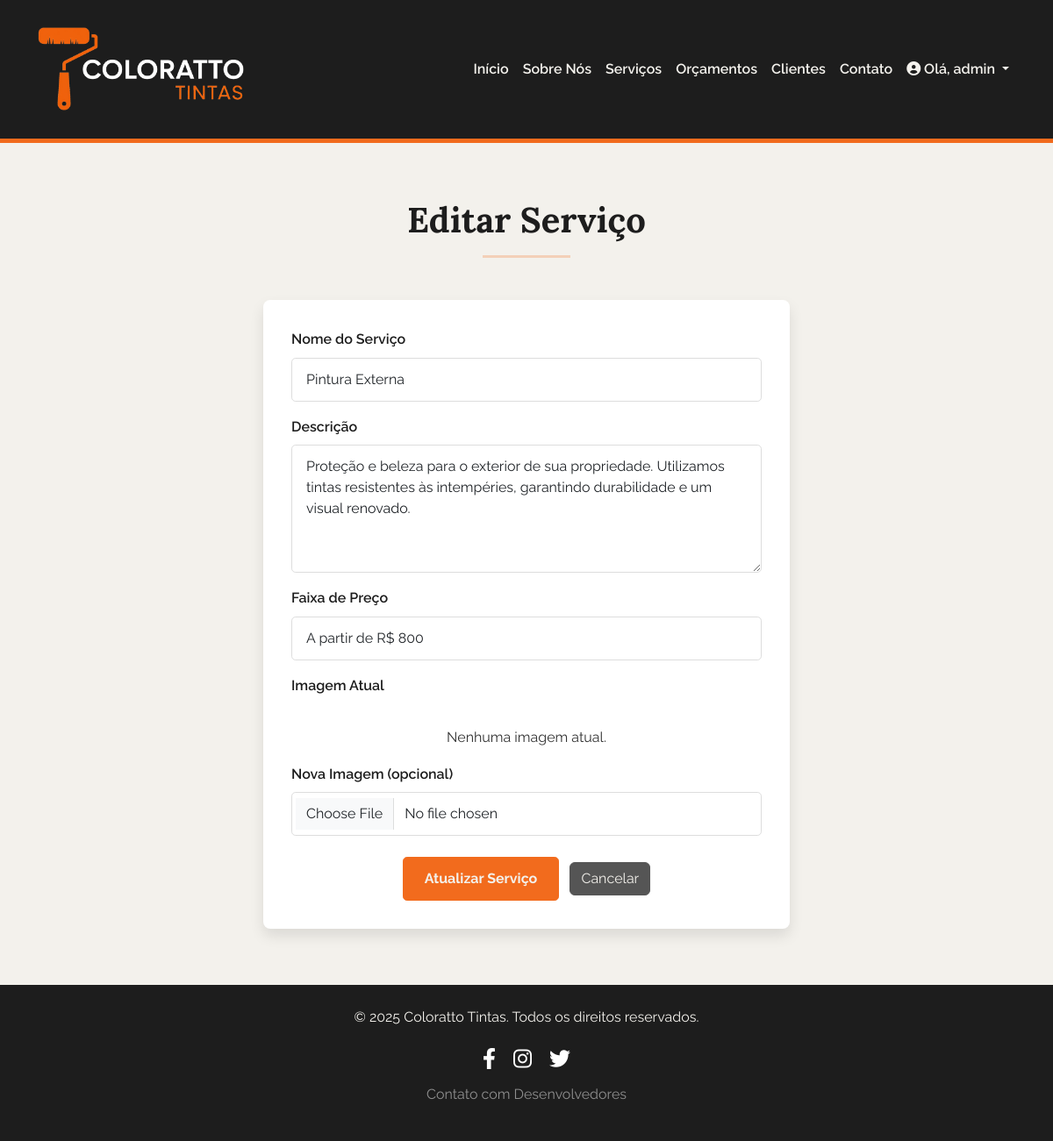
Screenshot of /admin/servicos_edit.php?id=2 (signed in) with the database file from the repository.
### tables this page shows
CREATE TABLE IF NOT EXISTS `services` (
  `id` INT(11) NOT NULL AUTO_INCREMENT,
  `name` VARCHAR(100) NOT NULL,
  `description` TEXT,
  `price_range` VARCHAR(50),
  `image_path` VARCHAR(255),
  `created_at` DATETIME NOT NULL DEFAULT CURRENT_TIMESTAMP,
  `updated_at` DATETIME NOT NULL DEFAULT CURRENT_TIMESTAMP ON UPDATE CURRENT_TIMESTAMP,
  PRIMARY KEY (`id`)
);

### admin/servicos_edit.php (the view, shortened to what this page needs)
<?php
include_once '../config.php';
$id = $name = $description = $price_range = $image_path = "";
$name_err = $description_err = $price_range_err = $image_err = "";
if (isset($_GET["id"]) && !empty(trim($_GET["id"]))) {
    $id = trim($_GET["id"]);
    $sql = "SELECT name, description, price_range, image_path FROM services WHERE id = ?";
    if ($stmt = $conn->prepare($sql)) {
        $stmt->bind_param("i", $param_id);
        if ($stmt->execute()) {
            $stmt->store_result();
            if ($stmt->num_rows == 1) {
                $stmt->bind_result($name, $description, $price_range, $image_path);
            } else {
                $_SESSION['status_message'] = "Serviço não encontrado.";
                header("location: " . BASE_URL . "admin/servicos_list.php");
                exit();
            }
        } else {
            echo "Ops! Algo deu errado ao buscar o serviço. Por favor, tente novamente mais tarde.";
        }
    }
} else {
    $_SESSION['status_message'] = "ID do serviço não fornecido.";
    header("location: " . BASE_URL . "admin/servicos_list.php");
    exit();
}
include '../header.php';
?>
        <section class="page-section">
            <div class="container">
                <h2 class="section-heading text-center">Editar Serviço</h2>
                <hr style="width: 100px; border-top: 3px solid #F26B1D; margin: 1rem auto 3rem auto;">
                <div class="form-section">
                    <form action="<?php echo htmlspecialchars($_SERVER["PHP_SELF"]) . "?id=" . $id; ?>" method="post" enctype="multipart/form-data">
                        <div class="form-group">
                            <label>Nome do Serviço</label>
                            <input type="text" name="name" class="form-control <?php echo (!empty($name_err)) ? 'is-invalid' : ''; ?>" value="<?php echo htmlspecialchars($name); ?>" required>
                        </div>
                        <div class="form-group mt-3">
                            <label>Descrição</label>
                            <textarea name="description" class="form-control <?php echo (!empty($description_err)) ? 'is-invalid' : ''; ?>" rows="5"><?php echo htmlspecialchars($description); ?></textarea>
                        </div>
                        <div class="form-group mt-3">
                            <label>Faixa de Preço</label>
                            <input type="text" name="price_range" class="form-control <?php echo (!empty($price_range_err)) ? 'is-invalid' : ''; ?>" value="<?php echo htmlspecialchars($price_range); ?>">
                        </div>
                        <div class="form-group mt-3">
                            <label>Imagem Atual</label><br>
                            <?php if (!empty($image_path) && file_exists('../' . $image_path)): ?>
                                <img src="<?php echo BASE_URL . htmlspecialchars($image_path); ?>" alt="Imagem do Serviço" style="max-width: 150px; height: auto; display: block; margin-bottom: 10px;">
                            <?php else: ?>
                                <p>Nenhuma imagem atual.</p>
                            <?php endif; ?>
                            <label class="mt-2">Nova Imagem (opcional)</label>
                            <input type="file" name="new_image" class="form-control <?php echo (!empty($image_err)) ? 'is-invalid' : ''; ?>">
                        </div>
                        <div class="form-group text-center mt-4">
                            <input type="submit" class="btn btn-primary" value="Atualizar Serviço" style="background-color: #F26B1D; border-color: #F26B1D;">
                            <a href="<?php echo BASE_URL; ?>admin/servicos_list.php" class="btn btn-secondary ms-2">Cancelar</a>
                        </div>
                    </form>
                </div>
            </div>
        </section>
<?php
include '../footer.php';
?>

### css/styles.css (style rules this page uses)
body { font-family: 'Raleway', sans-serif; color: #333; line-height: 1.6; background-color: #F3F1EC; }
h2, h3, h4, h5, h6 { font-family: 'Lora', serif; color: #1D1D1D; margin-bottom: 1rem; }
p { margin-bottom: 1rem; }
a { color: #F26B1D; text-decoration: none; }
.page-section { padding: 4rem 0; text-align: center; }
.section-heading { font-size: 2.5rem; font-weight: 700; margin-bottom: 1rem; color: #1D1D1D; }
.btn-primary { background-color: #F26B1D; border-color: #F26B1D; color: #F3F1EC; padding: 0.75rem 1.5rem; font-weight: 700; border-radius: 0.3rem; transition: background-color 0.3s ease, border-color 0.3s ease; }
.btn-secondary { background-color: #555; border-color: #555; color: #F3F1EC; }
.form-section { background-color: #ffffff; padding: 2rem; border-radius: 0.5rem; box-shadow: 0 0.5rem 1rem rgba(0, 0, 0, 0.1); margin: 0 auto; max-width: 600px; }
.form-group label { font-weight: 600; color: #1D1D1D; text-align: left; display: block; margin-bottom: 0.5rem; }
.form-control { border-radius: 0.3rem; border: 1px solid #ddd; padding: 0.75rem 1rem; width: 100%; }

### rows the page displays
services: name "Pintura Externa", description "Proteção e beleza para o exterior de sua propriedade. Utilizamos tintas resistentes às intempéries, garantindo durabilidade e um visual renovado.", price_range "A partir de R$ 800"

### other values shown
$_SESSION['username'] "admin"
